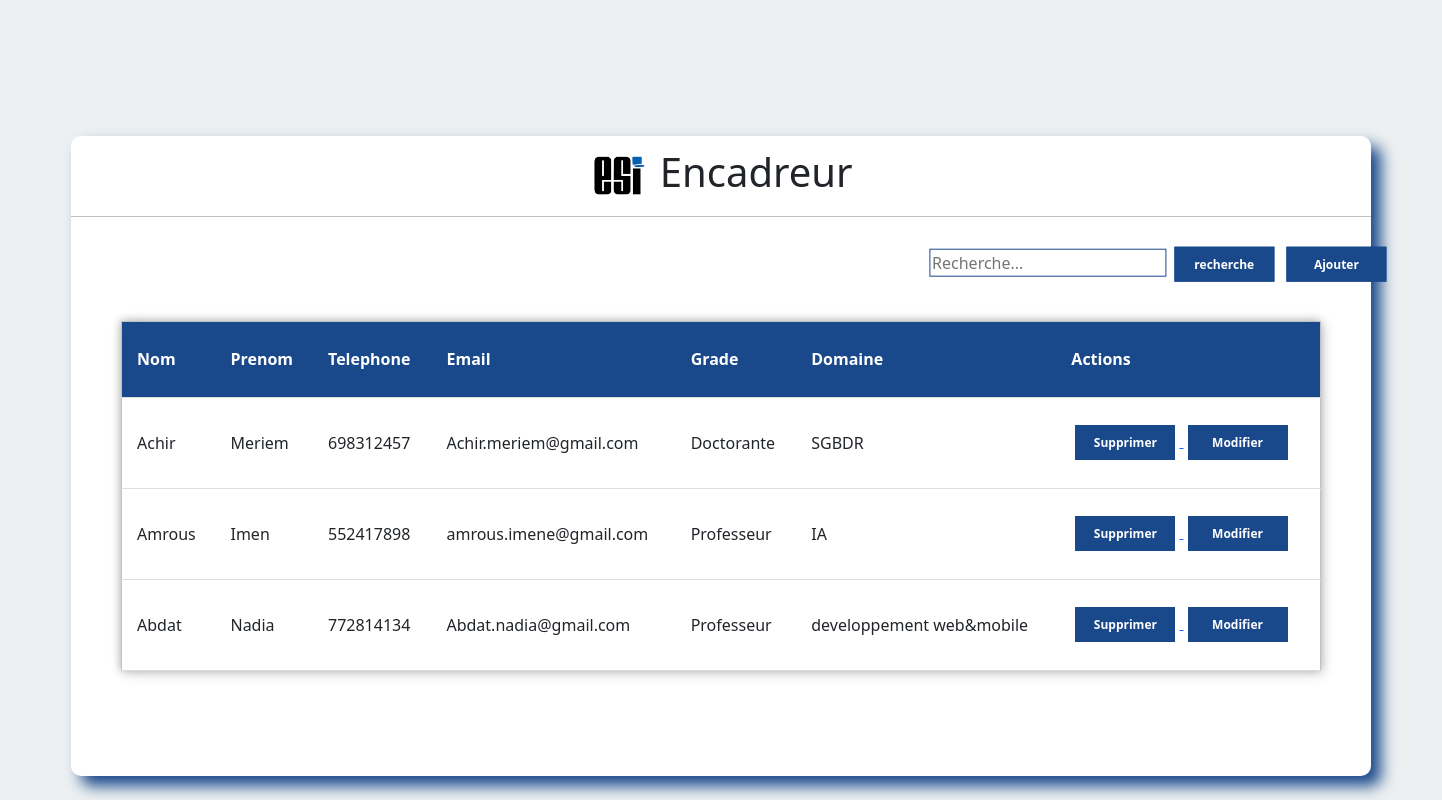
The app's page /GE/, older data.
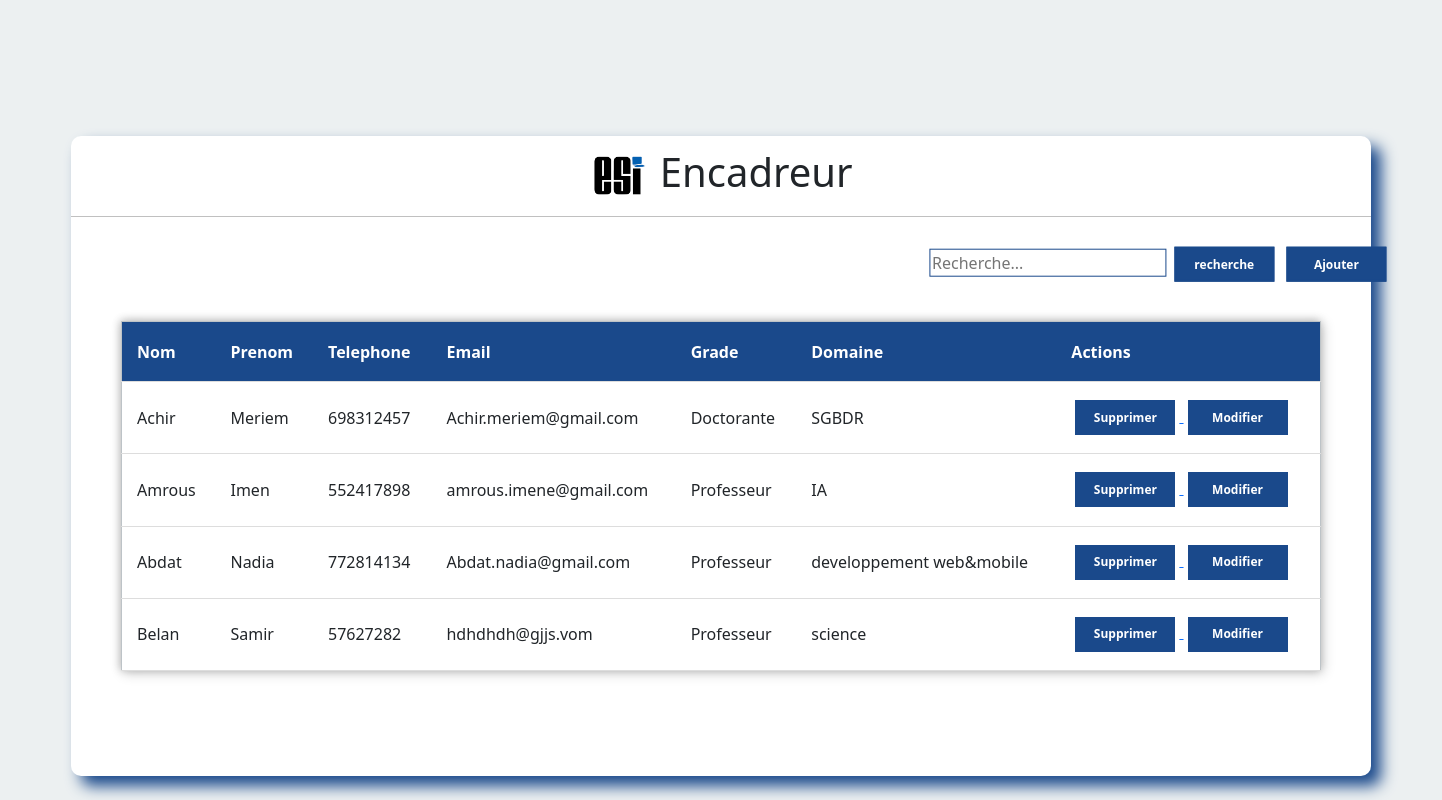
The same page, newer data.
### satgesiV2/models.py (models this page shows, shortened)
class Encadreur(models.Model):
    Nomncadreur  =models.CharField(max_length=50)
    PrenomEncadreur  =models.CharField(max_length=50)
    Telephone = models.PositiveIntegerField()
    Mail = models.EmailField()
    grade  =models.CharField(max_length=50)
    domaineInteret  =models.CharField(max_length=50)

### satgesiV2/views.py (the view)
# urls.py: path('GE/',Gencadreur,name="GE"),
def Gencadreur (request):
    Encadreurss = Encadreur.objects.all()
    return render(request,'Gencadreur.html', {'Ec':Encadreurss })

### satgesiV2/templates/Gencadreur.html (shortened to what this page needs)
<!DOCTYPE html>
<html lang="en">
    <head>
      <link href="https://cdn.jsdelivr.net/npm/bootstrap@5.1.3/dist/css/bootstrap.min.css" rel="stylesheet">
        <link rel="stylesheet" href="/static/css/Gpromoteur.css">
    </head>
<body>
    <div class="center">
        <h1> <img src="/static/png/icon3.png" alt="logo du site " width= "60" > Encadreur </h1>
            <div class="main">
              <div class="btn">
            <form action="{% url 'rechE' %}" method="POST"  >
              <input type="search" name="q" placeholder="Recherche...">
              <button type="submit">recherche</button>
              <a href="{% url 'createE'%}">
                <button type="button">Ajouter</button>
                </a>
            </form>
              </div>
            </div>
          <form>
             <table>
               <tr id="header">
                 <th>Nom </th>
                 <th>Prenom</th>
                 <th>Telephone</th>
                 <th>Email</th>
                 <th>Grade</th>
                 <th>Domaine</th>
                 <th>Actions</th>
               </tr>
               {% for item in Ec %}
               <tr>
                 <td>{{item.Nomncadreur}}</td>
                 <td>{{item.PrenomEncadreur}}</td>
                 <td>{{item.Telephone }}</td>
                 <td>{{item.Mail }}</td>
                 <td>{{item.grade}}</td>
                 <td>{{item.domaineInteret}}</td>
                 <td>
                  <a href="{% url 'supE' item.id  %}">
                  <button type="button">Supprimer</button>
                </a>
               <a href="{% url 'modifE' item.id  %}">
                  <button type="button">Modifier</button>
              </a>
                 </td>
               </tr>
               {%endfor%}
             </table>
            </form>
    </div>
</body>
</html>

Row changes from the older to the newer data that the page shows:
added Encadreur: Nomncadreur "Belan", PrenomEncadreur "Samir", Telephone "57627282", Mail "hdhdhdh@gjjs.vom", grade "Professeur", domaineInteret "science"
